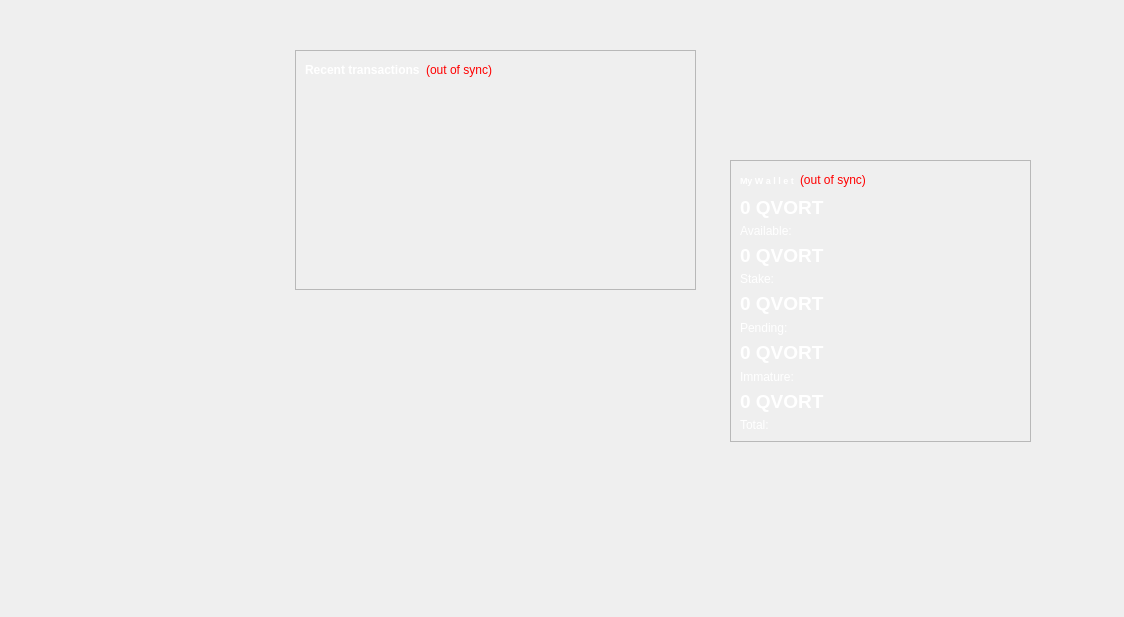
<?xml version="1.0" encoding="UTF-8"?>
<ui version="4.0">
 <class>OverviewPage</class>
 <widget class="QWidget" name="OverviewPage">
  <property name="geometry">
   <rect>
    <x>0</x>
    <y>0</y>
    <width>1124</width>
    <height>617</height>
   </rect>
  </property>
  <property name="windowTitle">
   <string>Form</string>
  </property>
  <widget class="QFrame" name="frame">
   <property name="geometry">
    <rect>
     <x>730</x>
     <y>160</y>
     <width>301</width>
     <height>282</height>
    </rect>
   </property>
   <property name="styleSheet">
    <string notr="true">color: rgb(255, 255, 255);</string>
   </property>
   <property name="frameShape">
    <enum>QFrame::StyledPanel</enum>
   </property>
   <property name="frameShadow">
    <enum>QFrame::Raised</enum>
   </property>
   <layout class="QVBoxLayout" name="verticalLayout_2">
    <item>
     <layout class="QHBoxLayout" name="horizontalLayout_4">
      <item>
       <widget class="QLabel" name="label_5">
        <property name="font">
         <font>
          <pointsize>7</pointsize>
          <weight>75</weight>
          <bold>true</bold>
         </font>
        </property>
        <property name="text">
         <string>My W a l l e t</string>
        </property>
       </widget>
      </item>
      <item>
       <widget class="QLabel" name="labelWalletStatus">
        <property name="toolTip">
         <string>The displayed information may be out of date. Your wallet automatically synchronizes with the QuantumVort network after a connection is established, but this process has not completed yet.</string>
        </property>
        <property name="styleSheet">
         <string notr="true">QLabel { color: red; }</string>
        </property>
        <property name="text">
         <string notr="true">(out of sync)</string>
        </property>
        <property name="alignment">
         <set>Qt::AlignLeading|Qt::AlignLeft|Qt::AlignVCenter</set>
        </property>
       </widget>
      </item>
      <item>
       <spacer name="horizontalSpacer_2">
        <property name="orientation">
         <enum>Qt::Horizontal</enum>
        </property>
        <property name="sizeHint" stdset="0">
         <size>
          <width>40</width>
          <height>20</height>
         </size>
        </property>
       </spacer>
      </item>
     </layout>
    </item>
    <item>
     <widget class="QLabel" name="labelBalance">
      <property name="font">
       <font>
        <pointsize>14</pointsize>
        <weight>75</weight>
        <bold>true</bold>
       </font>
      </property>
      <property name="cursor">
       <cursorShape>IBeamCursor</cursorShape>
      </property>
      <property name="toolTip">
       <string>Your current spendable balance</string>
      </property>
      <property name="text">
       <string notr="true">0 QVORT</string>
      </property>
      <property name="textInteractionFlags">
       <set>Qt::LinksAccessibleByMouse|Qt::TextSelectableByKeyboard|Qt::TextSelectableByMouse</set>
      </property>
     </widget>
    </item>
    <item>
     <widget class="QLabel" name="label">
      <property name="text">
       <string>Available:</string>
      </property>
     </widget>
    </item>
    <item>
     <widget class="QLabel" name="labelStake">
      <property name="font">
       <font>
        <pointsize>14</pointsize>
        <weight>75</weight>
        <bold>true</bold>
       </font>
      </property>
      <property name="cursor">
       <cursorShape>IBeamCursor</cursorShape>
      </property>
      <property name="toolTip">
       <string>Total of coins that was staked, and do not yet count toward the current balance</string>
      </property>
      <property name="text">
       <string notr="true">0 QVORT</string>
      </property>
      <property name="textInteractionFlags">
       <set>Qt::LinksAccessibleByMouse|Qt::TextSelectableByKeyboard|Qt::TextSelectableByMouse</set>
      </property>
     </widget>
    </item>
    <item>
     <widget class="QLabel" name="label_6">
      <property name="text">
       <string>Stake:</string>
      </property>
     </widget>
    </item>
    <item>
     <widget class="QLabel" name="labelUnconfirmed">
      <property name="font">
       <font>
        <pointsize>14</pointsize>
        <weight>75</weight>
        <bold>true</bold>
       </font>
      </property>
      <property name="cursor">
       <cursorShape>IBeamCursor</cursorShape>
      </property>
      <property name="toolTip">
       <string>Total of transactions that have yet to be confirmed, and do not yet count toward the current balance</string>
      </property>
      <property name="text">
       <string notr="true">0 QVORT</string>
      </property>
      <property name="textInteractionFlags">
       <set>Qt::LinksAccessibleByMouse|Qt::TextSelectableByKeyboard|Qt::TextSelectableByMouse</set>
      </property>
     </widget>
    </item>
    <item>
     <widget class="QLabel" name="label_3">
      <property name="text">
       <string>Pending:</string>
      </property>
     </widget>
    </item>
    <item>
     <widget class="QLabel" name="labelImmature">
      <property name="font">
       <font>
        <pointsize>14</pointsize>
        <weight>75</weight>
        <bold>true</bold>
       </font>
      </property>
      <property name="toolTip">
       <string>Mined balance that has not yet matured</string>
      </property>
      <property name="text">
       <string notr="true">0 QVORT</string>
      </property>
      <property name="textInteractionFlags">
       <set>Qt::LinksAccessibleByMouse|Qt::TextSelectableByKeyboard|Qt::TextSelectableByMouse</set>
      </property>
     </widget>
    </item>
    <item>
     <widget class="QLabel" name="labelImmatureText">
      <property name="text">
       <string>Immature:</string>
      </property>
     </widget>
    </item>
    <item>
     <widget class="QLabel" name="labelTotal">
      <property name="font">
       <font>
        <pointsize>14</pointsize>
        <weight>75</weight>
        <bold>true</bold>
       </font>
      </property>
      <property name="cursor">
       <cursorShape>IBeamCursor</cursorShape>
      </property>
      <property name="toolTip">
       <string>Your current total balance</string>
      </property>
      <property name="text">
       <string notr="true">0 QVORT</string>
      </property>
      <property name="textInteractionFlags">
       <set>Qt::LinksAccessibleByMouse|Qt::TextSelectableByKeyboard|Qt::TextSelectableByMouse</set>
      </property>
     </widget>
    </item>
    <item>
     <widget class="QLabel" name="labelTotalText">
      <property name="text">
       <string>Total:</string>
      </property>
     </widget>
    </item>
   </layout>
  </widget>
  <widget class="QFrame" name="frame_2">
   <property name="geometry">
    <rect>
     <x>295</x>
     <y>50</y>
     <width>401</width>
     <height>240</height>
    </rect>
   </property>
   <property name="styleSheet">
    <string notr="true">color: rgb(255, 255, 255);</string>
   </property>
   <property name="frameShape">
    <enum>QFrame::StyledPanel</enum>
   </property>
   <property name="frameShadow">
    <enum>QFrame::Raised</enum>
   </property>
   <layout class="QVBoxLayout" name="verticalLayout">
    <item>
     <layout class="QHBoxLayout" name="horizontalLayout_2">
      <item>
       <widget class="QLabel" name="label_4">
        <property name="text">
         <string>&lt;b&gt;Recent transactions&lt;/b&gt;</string>
        </property>
       </widget>
      </item>
      <item>
       <widget class="QLabel" name="labelTransactionsStatus">
        <property name="toolTip">
         <string>The displayed information may be out of date. Your wallet automatically synchronizes with the QuantumVort network after a connection is established, but this process has not completed yet.</string>
        </property>
        <property name="styleSheet">
         <string notr="true">QLabel { color: red; }</string>
        </property>
        <property name="text">
         <string notr="true">(out of sync)</string>
        </property>
        <property name="alignment">
         <set>Qt::AlignRight|Qt::AlignTrailing|Qt::AlignVCenter</set>
        </property>
       </widget>
      </item>
      <item>
       <spacer name="horizontalSpacer">
        <property name="orientation">
         <enum>Qt::Horizontal</enum>
        </property>
        <property name="sizeHint" stdset="0">
         <size>
          <width>40</width>
          <height>20</height>
         </size>
        </property>
       </spacer>
      </item>
     </layout>
    </item>
    <item>
     <widget class="QListView" name="listTransactions">
      <property name="styleSheet">
       <string notr="true">QListView { background: transparent; }</string>
      </property>
      <property name="frameShape">
       <enum>QFrame::NoFrame</enum>
      </property>
      <property name="verticalScrollBarPolicy">
       <enum>Qt::ScrollBarAlwaysOff</enum>
      </property>
      <property name="horizontalScrollBarPolicy">
       <enum>Qt::ScrollBarAlwaysOff</enum>
      </property>
      <property name="selectionMode">
       <enum>QAbstractItemView::NoSelection</enum>
      </property>
     </widget>
    </item>
   </layout>
  </widget>
 </widget>
 <resources/>
 <connections/>
</ui>
